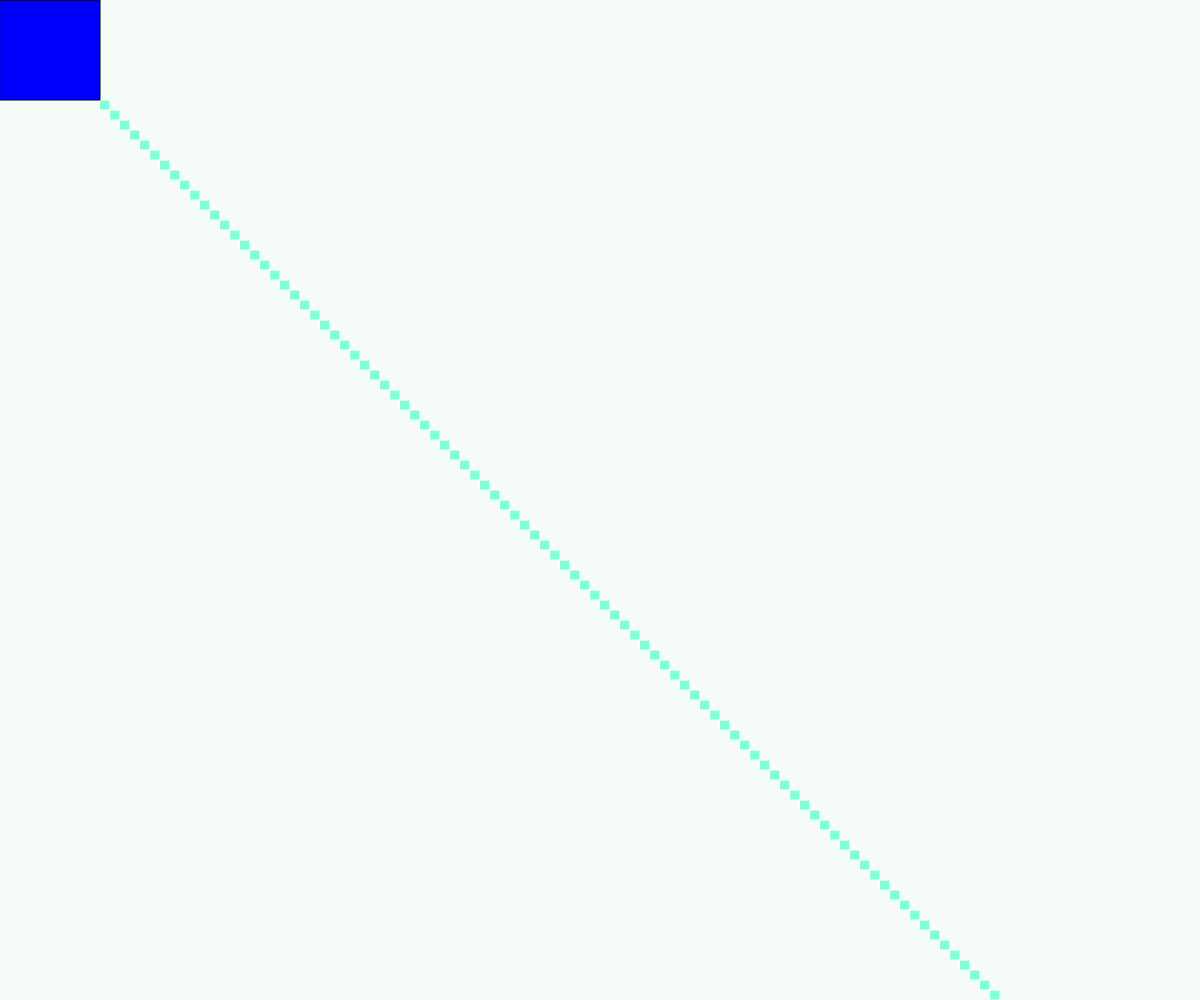
Frame 1 (no input)
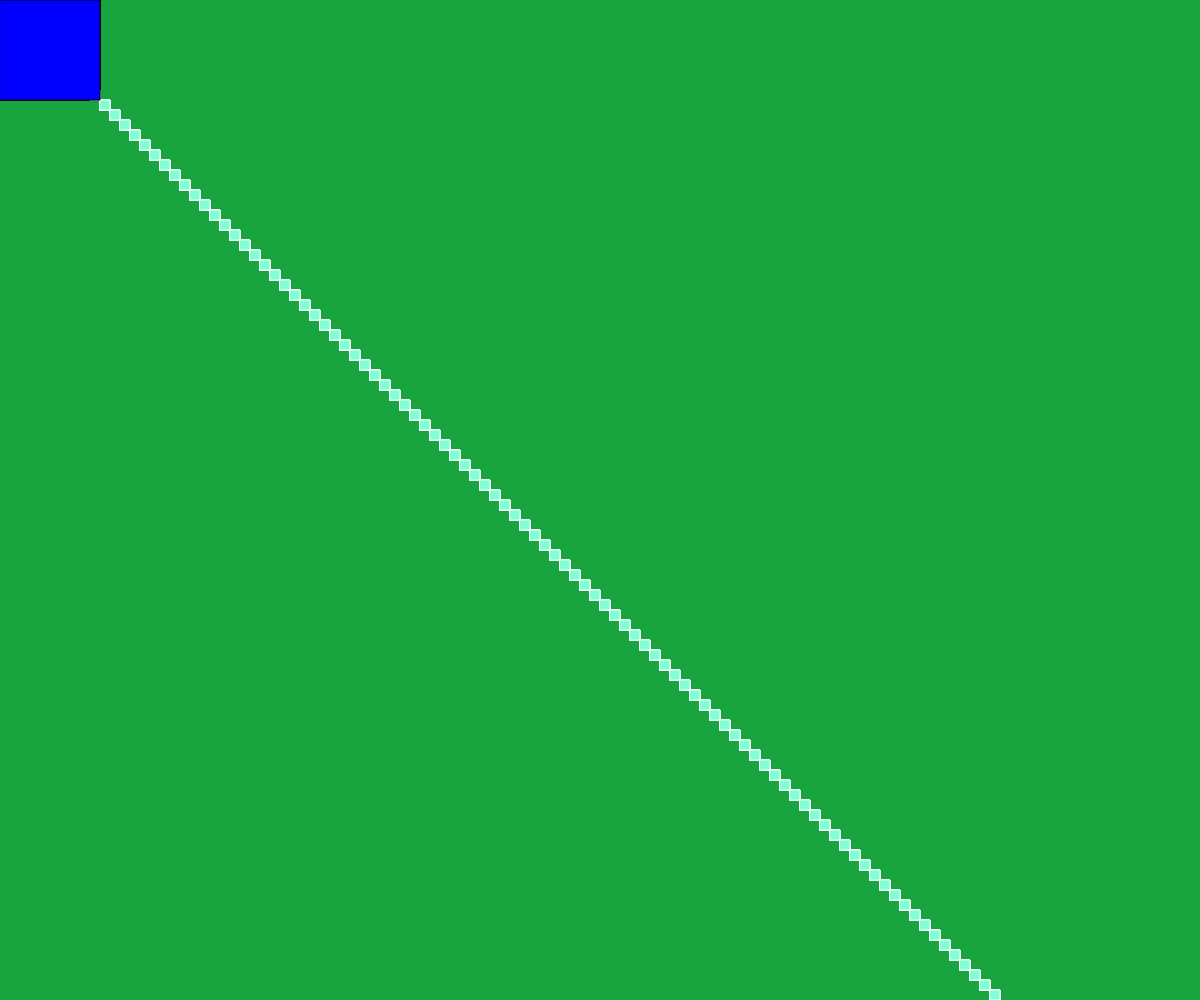
Frame 60 (no input)
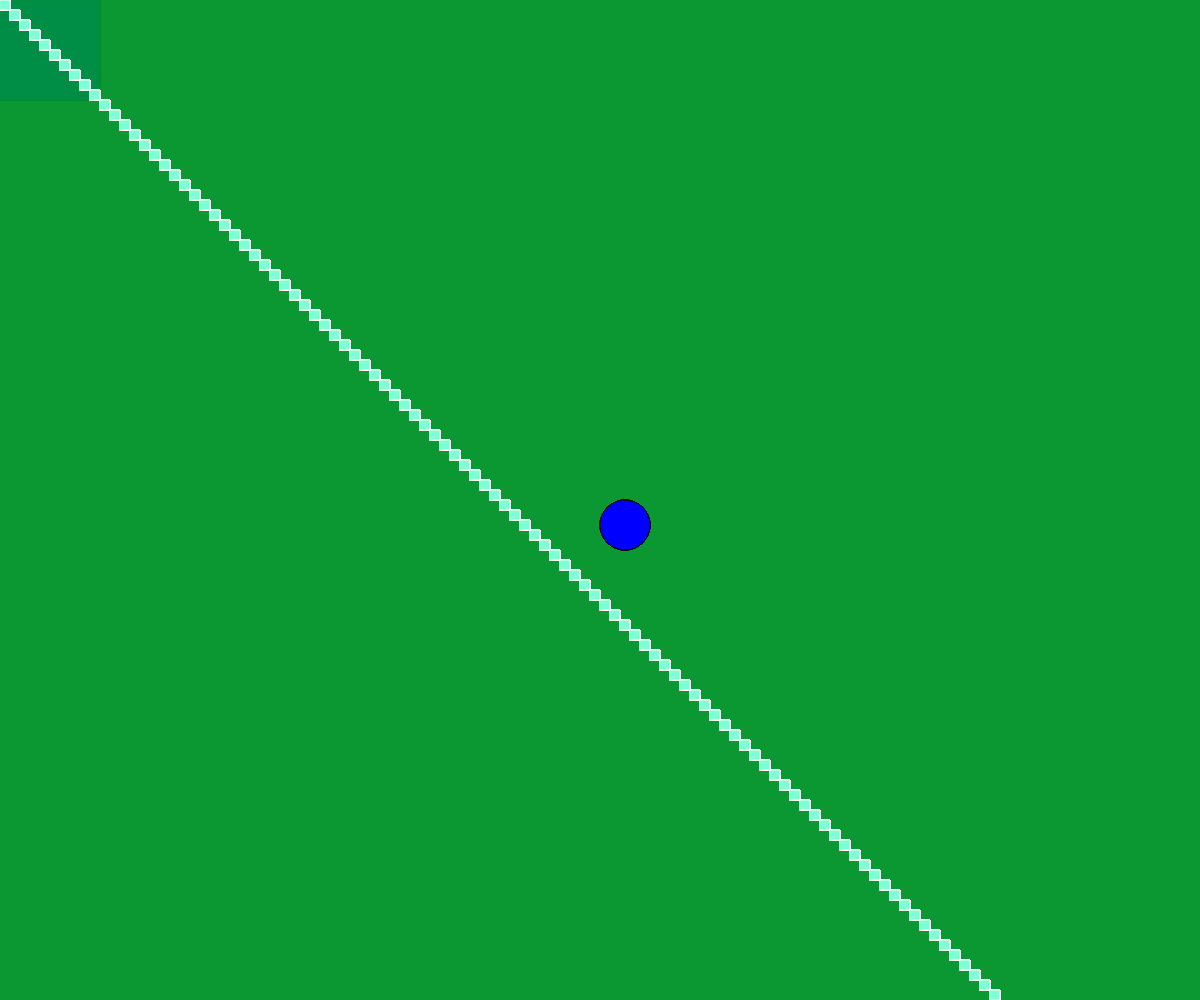
Frame 120 (the mouse pressed at the canvas centre since frame 60)

The p5.js sketch that drew these frames (run headless with seeded random() and noise() and a simulated clock; from frame 60 on, the mouse is pressed at the canvas centre):

// p5.js sketch
// ── sketch.js


function setup(){
    createCanvas(windowWidth,windowHeight);
}

function draw(){
    background(0, 150, 50, 10);
    fill('aquamarine');
    stroke('white');
    for(var i = 0; i < 100; i++){
        rect((i*10)%width,(i*10)%height,10,10);
    }

    fill('blue');
    stroke('black');
    if(mouseX < 200){
        rect(mouseX,mouseY,100,100);
    }else{
        rect(mouseX,mouseY,50,50,25);
    }
}
